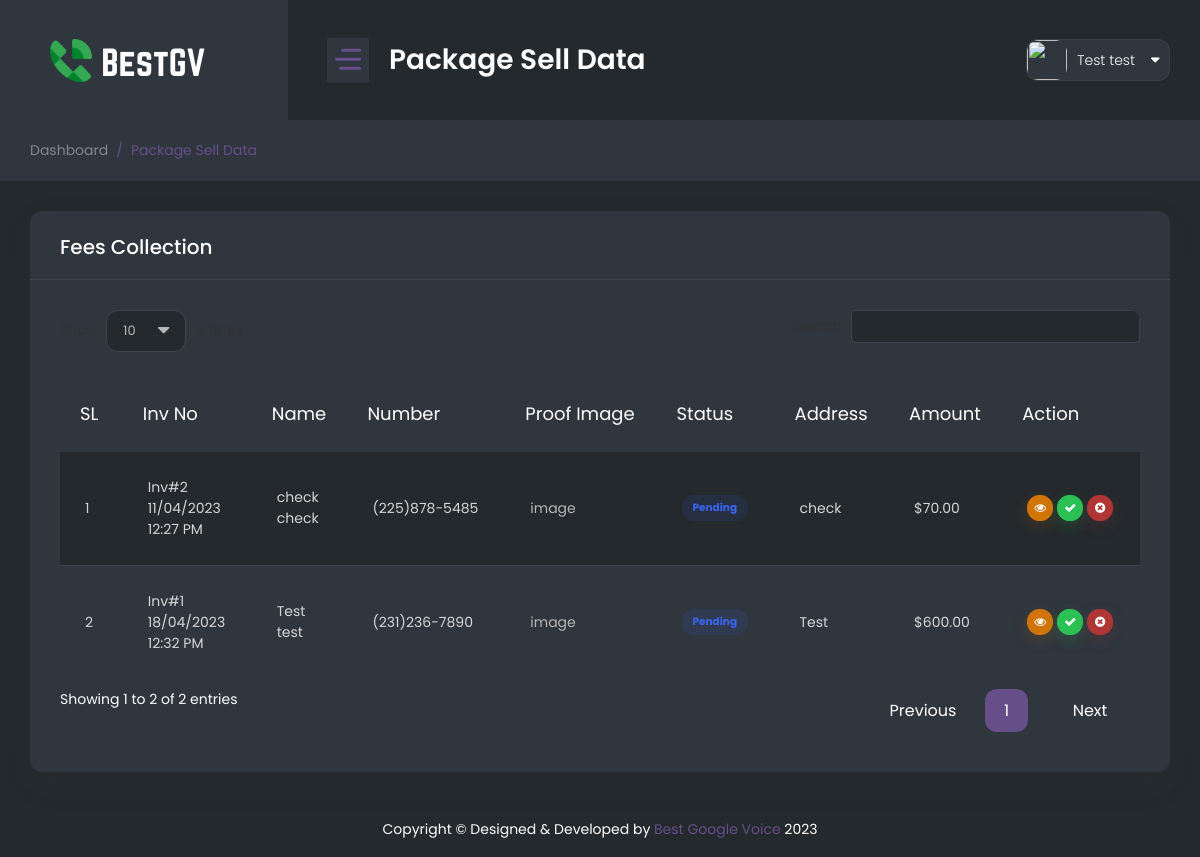
Page /admin/package-sell-data.php (signed in) on the committed database.
### tables this page shows
CREATE TABLE `billing_details` (
  `id` int(11) NOT NULL,
  `user_id` int(11) NOT NULL,
  `f_name` varchar(15) NOT NULL,
  `l_name` varchar(15) NOT NULL,
  `email` varchar(30) NOT NULL,
  `phone_number` varchar(15) NOT NULL,
  `country` varchar(100) NOT NULL,
  `address` varchar(30) NOT NULL,
  `city` varchar(15) NOT NULL,
  `zip_code` varchar(10) NOT NULL,
  `state` varchar(5) NOT NULL,
  `payment_type` varchar(20) NOT NULL DEFAULT 'Card',
  `transaction_number` varchar(100) NOT NULL,
  `transaction_image` varchar(200) NOT NULL,
  `approve` int(11) NOT NULL DEFAULT 3,
  `updated_at` timestamp NOT NULL DEFAULT current_timestamp() ON UPDATE current_timestamp()
);

### include/dbcontroller.php (called while the page is built, shortened)
<?php
class DBController {
    private $host = "server107";
    private $user = "bestgrcc_bestgvu";
    private $password = "lO~WDvcfU{KA";
    private $database = "bestgrcc_bestgvd";
    private $conn;
    function __construct() {
        $this->conn = $this->connectDB();
    }
    function connectDB() {
        $conn = mysqli_connect($this->host,$this->user,$this->password,$this->database);
        return $conn;
    }
    function runQuery($query) {
        $result = mysqli_query($this->conn,$query);
        while($row=mysqli_fetch_assoc($result)) {
            $resultset[] = $row;
        }
        if(!empty($resultset))
            return $resultset;
    }
    function numRows($query) {
        $result  = mysqli_query($this->conn,$query);
        $rowcount = mysqli_num_rows($result);
        return $rowcount;
    }
}
?>

### admin/package-sell-data.php (the view, shortened to what this page needs)
<?php
require_once("../include/dbcontroller.php");
$db_handle = new DBController();
?>
<!DOCTYPE html>
<html lang="en">
<head>
    <?php require_once('include/css.php'); ?>
</head>
<body>
<div id="main-wrapper">
    <div class="nav-header">
        <a href="dashboard.php" class="brand-logo">
            <img class="logo-abbr" src="public/images/logo_icon.png" alt="">
            <img class="brand-title" src="public/images/logo_text.png" alt="">
        </a>
        <div class="nav-control">
            <div class="hamburger">
                <span class="line"></span><span class="line"></span><span class="line"></span>
            </div>
        </div>
    </div>
    <div class="header">
        <div class="header-content">
            <nav class="navbar navbar-expand">
                <div class="collapse navbar-collapse justify-content-between">
                    <div class="header-left">
                        <div class="dashboard_bar">
                            Package Sell Data
                        </div>
                    </div>
                    <?php require_once('include/header.php'); ?>
                </div>
            </nav>
        </div>
    </div>
    <div class="content-body">
        <div class="container-fluid">
            <div class="page-titles">
                <ol class="breadcrumb">
                    <li class="breadcrumb-item"><a href="javascript:void(0)">Dashboard</a></li>
                    <li class="breadcrumb-item active"><a href="javascript:void(0)">Package Sell Data</a></li>
                </ol>
            </div>
            <div class="row">
                <div class="col-12">
                    <div class="card">
                        <div class="card-header">
                            <h4 class="card-title">Fees Collection</h4>
                        </div>
                        <div class="card-body">
                            <div class="table-responsive">
                                <table id="example4" class="display min-w850">
                                    <thead>
                                    <tr>
                                        <th>SL</th>
                                        <th>Inv No</th>
                                        <th>Name</th>
                                        <th>Number</th>
                                        <th>Proof Image</th>
                                        <th>Status</th>
                                        <th>Address</th>
                                        <th>Amount</th>
                                        <th>Action</th>
                                    </tr>
                                    </thead>
                                    <tbody>
                                    <?php
                                    $package_sell_data = $db_handle->runQuery("SELECT * FROM billing_details order by id desc");
                                    $row_count = $db_handle->numRows("SELECT * FROM billing_details order by id desc");
                                    for ($i = 0; $i < $row_count; $i++) {
                                        ?>
                                        <tr>
                                            <td><?php echo $i + 1; ?></td>
                                            <td>
                                                Inv#<?php echo $package_sell_data[$i]["id"]; ?><br/>
                                                <?php
                                                $datetime = new DateTime($package_sell_data[$i]["updated_at"]);
                                                $la_time = new DateTimeZone('America/New_York');
                                                $datetime->setTimezone($la_time);
                                                echo $datetime->format('d/m/Y h:i A'); ?>
                                            </td>
                                            <td><?php echo $package_sell_data[$i]["f_name"]; ?> <?php echo $package_sell_data[$i]["l_name"]; ?></td>
                                            <td><?php echo '('.substr($package_sell_data[$i]["phone_number"], 0, 3).')'.substr($package_sell_data[$i]["phone_number"], 3, 3).'-'.substr($package_sell_data[$i]["phone_number"], 6, 4); ?></td>
                                            <td>
                                                <a href="../<?php echo $package_sell_data[$i]["transaction_image"]; ?>" target="_blank">image</a>
                                            </td>
                                            <td>
                                                <?php
                                                if ($package_sell_data[$i]["approve"] == 3) {
                                                    ?>
                                                    <span class="badge light badge-info">Pending</span>
                                                    <?php
                                                } else if ($package_sell_data[$i]["approve"] == 2) {
                                                    ?>
                                                    <span class="badge light badge-success">Approve</span>
                                                    <?php
                                                } else {
                                                    ?>
                                                    <span class="badge light badge-danger">Decline</span>
                                                    <?php
                                                }
                                                ?>
                                            </td>
                                            <td><?php echo $package_sell_data[$i]["address"]; ?></td>
                                            <td>
                                                <?php
                                                $total_amount = $db_handle->runQuery("SELECT sum(product_total_price) as total_price FROM invoice_details where billing_id='{$package_sell_data[$i]["id"]}'");
                                                echo '$' . $total_amount[0]["total_price"];
                                                ?>
                                            </td>
                                            <td>
                                                <div class="d-flex">
                                                    <button class="btn btn-secondary shadow btn-xs sharp mr-1"
                                                       data-toggle="modal" data-target=".bd-example-modal-xl" onclick="showInvoice(<?php echo $package_sell_data[$i]["id"]; ?>);"><i
                                                                class="fa fa-eye"></i></button>
                                                    <?php
                                                    if ($package_sell_data[$i]["approve"] == 3) {
                                                        ?>
                                                        <a href="Payment?id=<?php echo $package_sell_data[$i]["id"]; ?>&type=<?php echo $package_sell_data[$i]["payment_type"]; ?>" class="btn btn-success shadow btn-xs sharp mr-1"><i
                                                                    class="fa fa-check"></i></a>
                                                        <a href="Decline?sell_id=<?php echo $package_sell_data[$i]["id"]; ?>" class="btn btn-danger shadow btn-xs sharp"><i
                                                                    class="fa fa-times-circle"></i></a>
                                                        <?php
                                                    }
                                                    ?>
                                                </div>
                                            </td>
                                        </tr>
                                        <?php
                                    }
                                    ?>
                                    </tbody>
                                </table>
                            </div>
                        </div>
                    </div>
                </div>
            </div>
        </div>
    </div>
    <?php require_once('include/footer.php'); ?>
</div>
</body>
</html>

### rows in the picture
billing_details: id "2", updated_at "11/04/2023 12:27 PM", f_name "check", l_name "check", phone_number "225", phone_number "878", phone_number "5485", approve "Pending", address "check", total_price "70.00"
billing_details: id "1", updated_at "18/04/2023 12:32 PM", f_name "Test", l_name "test", phone_number "231", phone_number "236", phone_number "7890", approve "Pending", address "Test", total_price "600.00"

### other values in the picture
$_SESSION["name"] "Test test"
